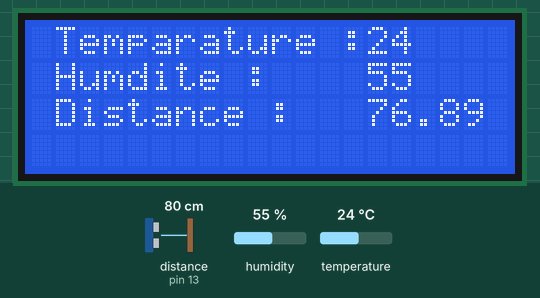
Bench run of a sketch on a simulated Arduino Uno, built with avr-gcc and run on an emulated ATmega328P. Parts: 20×4 character LCD. Wiring (inferred from the names in the program): ultrasonic range finder: trigger pin 10; echo pin 13. The test bench sets the inputs (shaded band); at power-on: distance to the obstacle (sensor on pin 13) 80 cm, humidity 55 %, temperature 24 °C. The echo pulse lasts 58.3 µs per cm.

Above: at 1.2 s.
1.3 s: distance to the obstacle (sensor on pin 13) set to 4 cm
At 2.5 s:
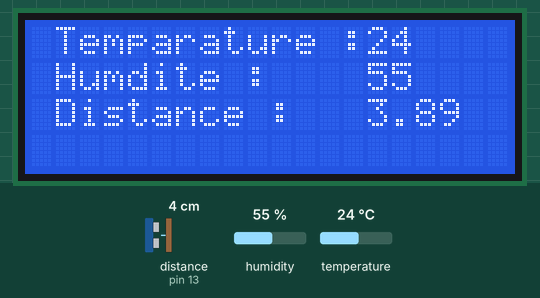
7.3 s: distance to the obstacle (sensor on pin 13) set to 2 cm
At 8.6 s:
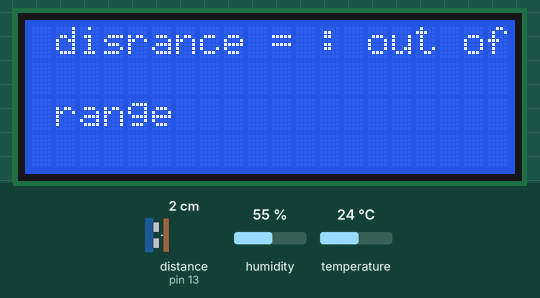
13.3 s: distance to the obstacle (sensor on pin 13) set to 9 cm
At 14.6 s:
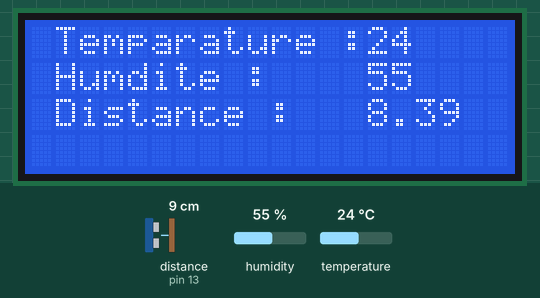
17.6 s: humidity set to 22 %
At 18.8 s:
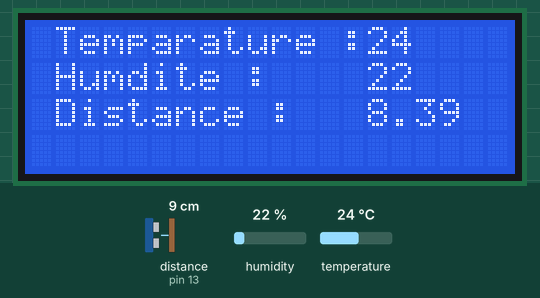
21.7 s: temperature set to 12 °C
At 23.0 s:
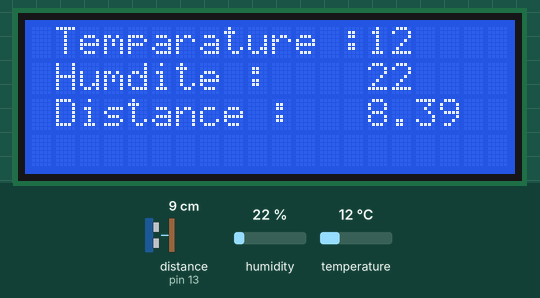
25.7 s: humidity set to 40 %
At 27.2 s:
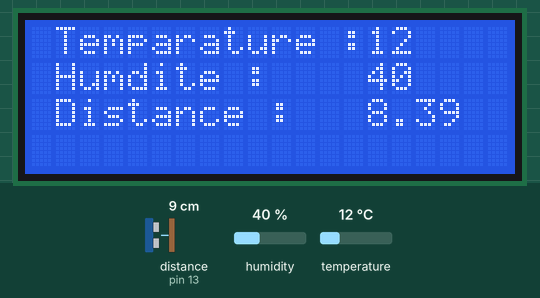
Timing chart, 0 to 28.7 s (numbered marks = the images above; inputs shaded):
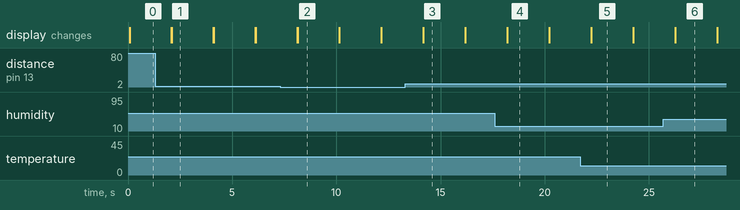

The sketch:

Arduino.ino
```cpp
#include "DHT.h"
#include <LiquidCrystal.h>
#define trigpin 10
#define echopin 13
#define DHTPIN 7
#define DHTTYPE DHT22

float duration, distance;
float speed;
DHT dht(DHTPIN, DHTTYPE);

const int rs=5, en=4, d4=3, d5=2,d6=1,d7=0;
LiquidCrystal lcd(rs,en,d4,d5,d6,d7);


void setup() {
lcd.begin(20,4);
pinMode(trigpin,OUTPUT);
pinMode(echopin,INPUT);

}

void loop() {

int temp = dht.readTemperature();
int hum  = dht.readHumidity();
digitalWrite(trigpin,LOW);
delayMicroseconds(2);
digitalWrite(trigpin,HIGH);
delayMicroseconds(10);
digitalWrite(trigpin,LOW);

duration = pulseIn(echopin,HIGH);
speed = 331,4+(0,606*temp)+(0,0124*hum);
distance = (duration/2) * (speed/10000);


  Serial.print("temeprature = ");
  Serial.println(temp);
  Serial.print("humidité = ");
  Serial.println(hum);


if(distance >= 400 || distance <= 2 ){
lcd.setCursor(1,0);
lcd.print("disrance = :");
lcd.setCursor(14,0);
lcd.print("out of range");


delay(1000);
}
else
{
lcd.setCursor(1,0);
lcd.print("Temparature :");
lcd.setCursor(14,0);
lcd.print(temp);

lcd.setCursor(1,1);
lcd.print("Humdite :");
lcd.setCursor(14,1);
lcd.print(hum);

lcd.setCursor(1,2);
lcd.print("Distance :");
lcd.setCursor(14,2);
lcd.print(distance);
delay(1000);
}
delay(1000);
lcd.clear();


}
```

Measured:
- the behaviour switches between 3 and 2 cm on distance to the obstacle (sensor on pin 13) (found by bisection; images 1 and 2)
- after the input at 7.3 s, the display: first differs from a run without the input after 0.84 s (image 2)
- after the input at 13.3 s, the display: first differs from a run without the input after 0.88 s (image 3)
- after the input at 17.6 s, the display: first differs from a run without the input after 0.61 s (image 4)
- after the input at 21.7 s, the display: first differs from a run without the input after 0.54 s (image 5)
- after the input at 25.7 s, the display: first differs from a run without the input after 0.57 s (image 6)
- what the display in image 1 shows lasts 2.0 s, from 2.1 s to 4.1 s
